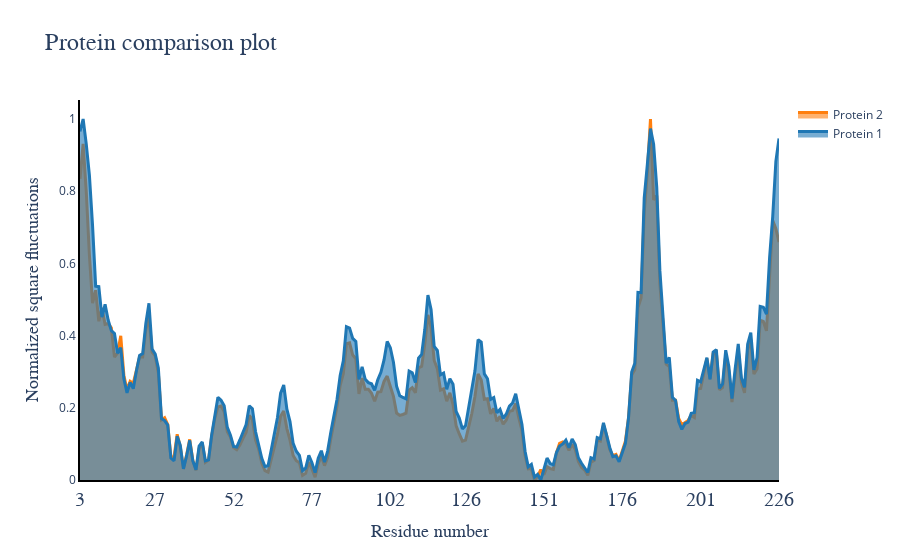
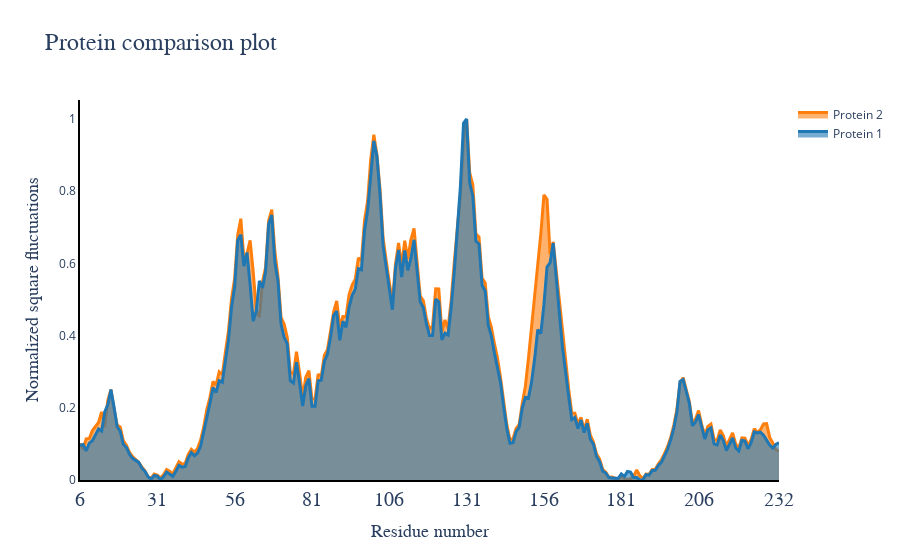
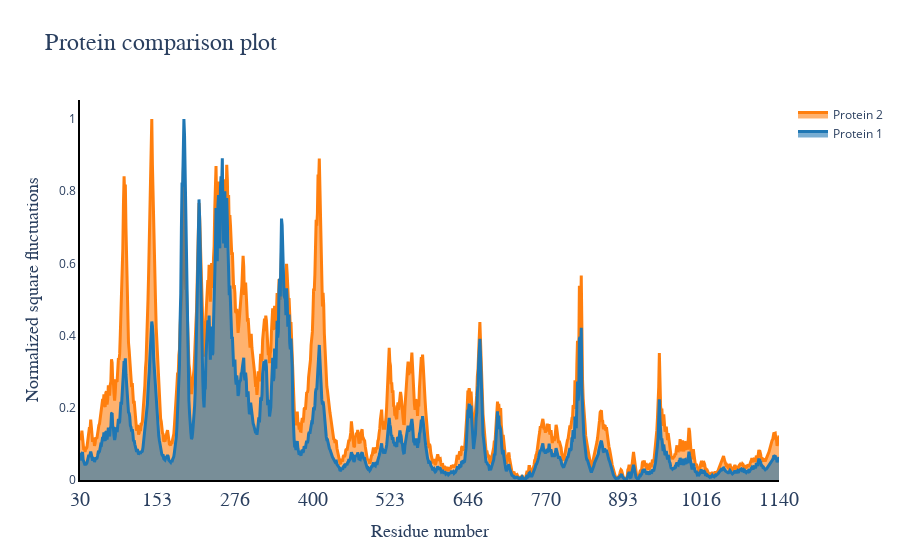
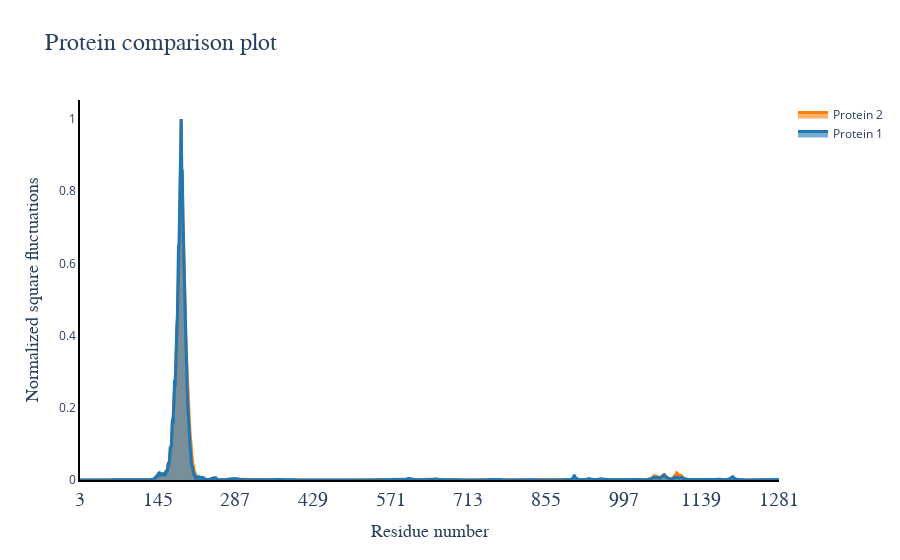

These figures' notebook cell, in order:
### Code cell
import prody as pd
import matplotlib.pyplot as plt
import plotly.graph_objects as go
from plotly.subplots import make_subplots
import plotly.io as pio


# Get a dictionary of chains in the PDBs
chains1 = set(atoms1.getChids())
chains2 = set(atoms2.getChids())

common_chains = chains1.intersection(chains2)
print(sorted(common_chains))

# Select chain A and CA atoms
chain_a = pdb1.select('chain A and name CA')
label = chain_a.getResnums()

arr_chain_beg = 0
arr_chain_end = 0
for i in sorted(common_chains):
    print(i)
    chain_1 = pdb1.select('chain '+i+' and name CA')
    chain_2 = pdb2.select('chain '+i+' and name CA')
    label_1 = chain_1.getResnums()
    label_2 = chain_2.getResnums()
    arr_chain_end += len(chain_1) 
    a_len_1 = [i.getResnum() for i in chain_1]
    a_len_2 = [i.getResnum() for i in chain_2]
    x_values_1_un = sfs1[arr_chain_beg: arr_chain_end]
    x_values_1 = (np.array(x_values_1_un) - np.min(x_values_1_un)) / np.ptp(x_values_1_un)
    x_values_2_un = sfs2[arr_chain_beg: arr_chain_end]
    x_values_2 = (np.array(x_values_2_un) - np.min(x_values_2_un)) / np.ptp(x_values_2_un)
    fig = make_subplots()
    fig.add_trace(go.Scatter(x=a_len_2, y=x_values_2, mode='lines', name='Protein 2',
                             line=dict(color='#ff7f0e', width=3),
                             fill='tozeroy', fillcolor='rgba(255, 127, 14, 0.6)'),
                  row=1, col=1)
    fig.add_trace(go.Scatter(x=a_len_1, y=x_values_1, mode='lines', name='Protein 1',
                             line=dict(color='#1f77b4', width=3),
                             fill='tozeroy', fillcolor='rgba(31, 119, 180, 0.6)'),
                  row=1, col=1)
    
    xticks = np.linspace(min(a_len_1), max(a_len_1), num=10, dtype=int)
    xticks_size = 20
    
    fig.update_layout(xaxis=dict(title='Residue number',titlefont=dict(size=18, family='Times New Roman'),
                                tickmode='array', tickvals=xticks, ticktext=xticks),
                                yaxis=dict(title='Normalized square fluctuations', titlefont=dict(size=18, family='Times New Roman')))
    fig.update_layout(xaxis=dict(tickmode='array', tickvals=xticks, ticktext=xticks,
                             tickfont=dict(size=xticks_size, family='Times New Roman'),linewidth=2, linecolor='black'),
                             yaxis=dict(linewidth=2, linecolor='black'))
    '''
    fig.add_trace(go.Scatter(x=a_len_2, y=x_values_2, mode='lines', name='Protein 2',
                             line=dict(color='#ff7f0e', width=3),fill='tozeroy', 
                             fillcolor='rgba(255, 127, 14, 0.6)'))
    fig.add_trace(go.Scatter(x=a_len_1, y=x_values_1, mode='lines', name='Protein 1',
                             line=dict(color='#1f77b4', width=3),
                             fill='tozeroy', fillcolor='rgba(31, 119, 180, 0.6)'))
    
    xticks = np.linspace(min(a_len_1), max(a_len_1), num=10, dtype=int)
    xticks_size = 25
    fig.update_layout(xaxis=dict(title='Residue number',titlefont=dict(size=18, family='Times New Roman'),
                                tickmode='array', tickvals=xticks, ticktext=xticks),
                                yaxis=dict(title='Square fluctuations', titlefont=dict(size=18, family='Times New Roman')))
    '''
    fig.update_layout(title=dict(text='Normalized square fluctuations', font=dict(size=24, family='Times New Roman')))
    fig.update_xaxes(showline=True, linewidth=2, linecolor='black')
    fig.update_yaxes(showline=True, linewidth=2, linecolor='black')
    fig.update_layout(title={'text': 'Protein comparison plot', 'font': {'size': 24, 'family': 'Arial'}},
                  plot_bgcolor='white')

    #fig.show()
    fig.show()
    pio.write_image(fig, i+'_nma_fluct.png', scale=6)
    '''
    fig = go.Figure()
    fig.add_trace(go.Scatter(x=a_len_1, y=x_values_1, mode='lines'))
    fig.add_trace(go.Scatter(x=a_len_2, y=x_values_2, mode='lines'))
    xticks = np.linspace(min(a_len_1), max(a_len_1), num=10, dtype=int)
    fig.update_layout(xaxis=dict(tickmode='array', tickvals=xticks, ticktext=xticks))
    fig.update_layout(xaxis=dict(title='Residue Number', tickmode='array', tickvals=xticks, ticktext=xticks,title_font=dict(size=18)),
                      yaxis=dict(title='Square fluctuations'),title_font=dict(size=18))
    fig.show()
    '''
    arr_chain_beg += len(chain_1)

### Figure 1 — Plotly figure (JSON) as saved in the notebook; plotly's stock layout.template omitted (floating-point values rounded to 4 significant figures; data arrays with more than 128 entries replaced by an {"elided": "..."} marker saying what was removed)
{"data": [{"fill": "tozeroy", "fillcolor": "rgba(255, 127, 14, 0.6)", "line": {"color": "#ff7f0e", "width": 3}, "mode": "lines", "name": "Protein 2", "type": "scatter", "x": {"elided": "224 int values"}, "xaxis": "x", "y": {"elided": "224 float values"}, "yaxis": "y"}, {"fill": "tozeroy", "fillcolor": "rgba(31, 119, 180, 0.6)", "line": {"color": "#1f77b4", "width": 3}, "mode": "lines", "name": "Protein 1", "type": "scatter", "x": {"elided": "224 int values"}, "xaxis": "x", "y": {"elided": "224 float values"}, "yaxis": "y"}], "layout": {"plot_bgcolor": "white", "title": {"font": {"family": "Arial", "size": 24}, "text": "Protein comparison plot"}, "xaxis": {"anchor": "y", "domain": [0, 1], "linecolor": "black", "linewidth": 2, "showline": true, "tickfont": {"family": "Times New Roman", "size": 20}, "tickmode": "array", "ticktext": [3, 27, 52, 77, 102, 126, 151, 176, 201, 226], "tickvals": [3, 27, 52, 77, 102, 126, 151, 176, 201, 226], "title": {"font": {"family": "Times New Roman", "size": 18}, "text": "Residue number"}}, "yaxis": {"anchor": "x", "domain": [0, 1], "linecolor": "black", "linewidth": 2, "showline": true, "title": {"font": {"family": "Times New Roman", "size": 18}, "text": "Normalized square fluctuations"}}}}

### Figure 2 — Plotly figure (JSON) as saved in the notebook; plotly's stock layout.template omitted (floating-point values rounded to 4 significant figures; data arrays with more than 128 entries replaced by an {"elided": "..."} marker saying what was removed)
{"data": [{"fill": "tozeroy", "fillcolor": "rgba(255, 127, 14, 0.6)", "line": {"color": "#ff7f0e", "width": 3}, "mode": "lines", "name": "Protein 2", "type": "scatter", "x": {"elided": "227 int values"}, "xaxis": "x", "y": {"elided": "227 float values"}, "yaxis": "y"}, {"fill": "tozeroy", "fillcolor": "rgba(31, 119, 180, 0.6)", "line": {"color": "#1f77b4", "width": 3}, "mode": "lines", "name": "Protein 1", "type": "scatter", "x": {"elided": "227 int values"}, "xaxis": "x", "y": {"elided": "227 float values"}, "yaxis": "y"}], "layout": {"plot_bgcolor": "white", "title": {"font": {"family": "Arial", "size": 24}, "text": "Protein comparison plot"}, "xaxis": {"anchor": "y", "domain": [0, 1], "linecolor": "black", "linewidth": 2, "showline": true, "tickfont": {"family": "Times New Roman", "size": 20}, "tickmode": "array", "ticktext": [6, 31, 56, 81, 106, 131, 156, 181, 206, 232], "tickvals": [6, 31, 56, 81, 106, 131, 156, 181, 206, 232], "title": {"font": {"family": "Times New Roman", "size": 18}, "text": "Residue number"}}, "yaxis": {"anchor": "x", "domain": [0, 1], "linecolor": "black", "linewidth": 2, "showline": true, "title": {"font": {"family": "Times New Roman", "size": 18}, "text": "Normalized square fluctuations"}}}}

### Figure 3 — Plotly figure (JSON) as saved in the notebook; plotly's stock layout.template omitted (floating-point values rounded to 4 significant figures; data arrays with more than 128 entries replaced by an {"elided": "..."} marker saying what was removed)
{"data": [{"fill": "tozeroy", "fillcolor": "rgba(255, 127, 14, 0.6)", "line": {"color": "#ff7f0e", "width": 3}, "mode": "lines", "name": "Protein 2", "type": "scatter", "x": {"elided": "1111 int values"}, "xaxis": "x", "y": {"elided": "1111 float values"}, "yaxis": "y"}, {"fill": "tozeroy", "fillcolor": "rgba(31, 119, 180, 0.6)", "line": {"color": "#1f77b4", "width": 3}, "mode": "lines", "name": "Protein 1", "type": "scatter", "x": {"elided": "1111 int values"}, "xaxis": "x", "y": {"elided": "1111 float values"}, "yaxis": "y"}], "layout": {"plot_bgcolor": "white", "title": {"font": {"family": "Arial", "size": 24}, "text": "Protein comparison plot"}, "xaxis": {"anchor": "y", "domain": [0, 1], "linecolor": "black", "linewidth": 2, "showline": true, "tickfont": {"family": "Times New Roman", "size": 20}, "tickmode": "array", "ticktext": [30, 153, 276, 400, 523, 646, 770, 893, 1016, 1140], "tickvals": [30, 153, 276, 400, 523, 646, 770, 893, 1016, 1140], "title": {"font": {"family": "Times New Roman", "size": 18}, "text": "Residue number"}}, "yaxis": {"anchor": "x", "domain": [0, 1], "linecolor": "black", "linewidth": 2, "showline": true, "title": {"font": {"family": "Times New Roman", "size": 18}, "text": "Normalized square fluctuations"}}}}

### Figure 4 — Plotly figure (JSON) as saved in the notebook; plotly's stock layout.template omitted (floating-point values rounded to 4 significant figures; data arrays with more than 128 entries replaced by an {"elided": "..."} marker saying what was removed)
{"data": [{"fill": "tozeroy", "fillcolor": "rgba(255, 127, 14, 0.6)", "line": {"color": "#ff7f0e", "width": 3}, "mode": "lines", "name": "Protein 2", "type": "scatter", "x": {"elided": "1279 int values"}, "xaxis": "x", "y": {"elided": "1279 float values"}, "yaxis": "y"}, {"fill": "tozeroy", "fillcolor": "rgba(31, 119, 180, 0.6)", "line": {"color": "#1f77b4", "width": 3}, "mode": "lines", "name": "Protein 1", "type": "scatter", "x": {"elided": "1279 int values"}, "xaxis": "x", "y": {"elided": "1279 float values"}, "yaxis": "y"}], "layout": {"plot_bgcolor": "white", "title": {"font": {"family": "Arial", "size": 24}, "text": "Protein comparison plot"}, "xaxis": {"anchor": "y", "domain": [0, 1], "linecolor": "black", "linewidth": 2, "showline": true, "tickfont": {"family": "Times New Roman", "size": 20}, "tickmode": "array", "ticktext": [3, 145, 287, 429, 571, 713, 855, 997, 1139, 1281], "tickvals": [3, 145, 287, 429, 571, 713, 855, 997, 1139, 1281], "title": {"font": {"family": "Times New Roman", "size": 18}, "text": "Residue number"}}, "yaxis": {"anchor": "x", "domain": [0, 1], "linecolor": "black", "linewidth": 2, "showline": true, "title": {"font": {"family": "Times New Roman", "size": 18}, "text": "Normalized square fluctuations"}}}}
